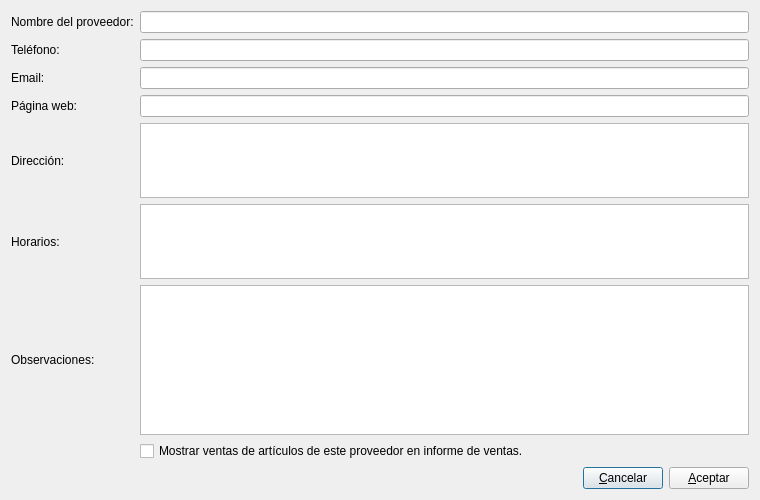
<?xml version="1.0" encoding="UTF-8"?>
<ui version="4.0">
 <class>frmProveedoresForm</class>
 <widget class="QDialog" name="frmProveedoresForm">
  <property name="geometry">
   <rect>
    <x>0</x>
    <y>0</y>
    <width>760</width>
    <height>500</height>
   </rect>
  </property>
  <property name="windowTitle">
   <string>Dialog</string>
  </property>
  <property name="windowIcon">
   <iconset resource="../Resources.qrc">
    <normaloff>:/assets/proveedores.png</normaloff>:/assets/proveedores.png</iconset>
  </property>
  <layout class="QGridLayout" name="gridLayout">
   <item row="3" column="0">
    <widget class="QLabel" name="label_4">
     <property name="text">
      <string>Página web:</string>
     </property>
    </widget>
   </item>
   <item row="1" column="1">
    <widget class="QLineEdit" name="txtTelefono"/>
   </item>
   <item row="0" column="1">
    <widget class="QLineEdit" name="txtNombre"/>
   </item>
   <item row="2" column="0">
    <widget class="QLabel" name="label_3">
     <property name="text">
      <string>Email:</string>
     </property>
    </widget>
   </item>
   <item row="4" column="0">
    <widget class="QLabel" name="label_5">
     <property name="text">
      <string>Dirección:</string>
     </property>
    </widget>
   </item>
   <item row="0" column="0">
    <widget class="QLabel" name="label">
     <property name="text">
      <string>Nombre del proveedor:</string>
     </property>
    </widget>
   </item>
   <item row="9" column="0" colspan="2">
    <layout class="QHBoxLayout" name="horizontalLayout">
     <item>
      <spacer name="horizontalSpacer">
       <property name="orientation">
        <enum>Qt::Horizontal</enum>
       </property>
       <property name="sizeHint" stdset="0">
        <size>
         <width>40</width>
         <height>20</height>
        </size>
       </property>
      </spacer>
     </item>
     <item>
      <widget class="QPushButton" name="btnCancelar">
       <property name="text">
        <string>&amp;Cancelar</string>
       </property>
      </widget>
     </item>
     <item>
      <widget class="QPushButton" name="btnAceptar">
       <property name="text">
        <string>&amp;Aceptar</string>
       </property>
      </widget>
     </item>
    </layout>
   </item>
   <item row="5" column="1">
    <widget class="QPlainTextEdit" name="txtHorarios">
     <property name="sizePolicy">
      <sizepolicy hsizetype="Expanding" vsizetype="Expanding">
       <horstretch>0</horstretch>
       <verstretch>1</verstretch>
      </sizepolicy>
     </property>
    </widget>
   </item>
   <item row="4" column="1">
    <widget class="QPlainTextEdit" name="txtDireccion">
     <property name="sizePolicy">
      <sizepolicy hsizetype="Expanding" vsizetype="Expanding">
       <horstretch>0</horstretch>
       <verstretch>1</verstretch>
      </sizepolicy>
     </property>
    </widget>
   </item>
   <item row="5" column="0">
    <widget class="QLabel" name="label_6">
     <property name="text">
      <string>Horarios:</string>
     </property>
    </widget>
   </item>
   <item row="6" column="0">
    <widget class="QLabel" name="label_7">
     <property name="text">
      <string>Observaciones:</string>
     </property>
    </widget>
   </item>
   <item row="1" column="0">
    <widget class="QLabel" name="label_2">
     <property name="text">
      <string>Teléfono:</string>
     </property>
    </widget>
   </item>
   <item row="3" column="1">
    <widget class="QLineEdit" name="txtPaginaWeb"/>
   </item>
   <item row="6" column="1">
    <widget class="QPlainTextEdit" name="txtObservaciones">
     <property name="sizePolicy">
      <sizepolicy hsizetype="Expanding" vsizetype="Expanding">
       <horstretch>0</horstretch>
       <verstretch>2</verstretch>
      </sizepolicy>
     </property>
     <property name="baseSize">
      <size>
       <width>0</width>
       <height>0</height>
      </size>
     </property>
    </widget>
   </item>
   <item row="2" column="1">
    <widget class="QLineEdit" name="txtEmail"/>
   </item>
   <item row="7" column="1">
    <widget class="QCheckBox" name="chkMostrarEnInformeVentas">
     <property name="text">
      <string>Mostrar ventas de artículos de este proveedor en informe de ventas.</string>
     </property>
    </widget>
   </item>
  </layout>
 </widget>
 <tabstops>
  <tabstop>txtNombre</tabstop>
  <tabstop>txtTelefono</tabstop>
  <tabstop>txtEmail</tabstop>
  <tabstop>txtPaginaWeb</tabstop>
  <tabstop>txtDireccion</tabstop>
  <tabstop>txtHorarios</tabstop>
  <tabstop>txtObservaciones</tabstop>
  <tabstop>chkMostrarEnInformeVentas</tabstop>
  <tabstop>btnAceptar</tabstop>
  <tabstop>btnCancelar</tabstop>
 </tabstops>
 <resources>
  <include location="../Resources.qrc"/>
 </resources>
 <connections>
  <connection>
   <sender>frmProveedoresForm</sender>
   <signal>rejected()</signal>
   <receiver>frmProveedoresForm</receiver>
   <slot>closeParent()</slot>
   <hints>
    <hint type="sourcelabel">
     <x>379</x>
     <y>249</y>
    </hint>
    <hint type="destinationlabel">
     <x>379</x>
     <y>249</y>
    </hint>
   </hints>
  </connection>
  <connection>
   <sender>btnCancelar</sender>
   <signal>clicked()</signal>
   <receiver>frmProveedoresForm</receiver>
   <slot>reject()</slot>
   <hints>
    <hint type="sourcelabel">
     <x>623</x>
     <y>477</y>
    </hint>
    <hint type="destinationlabel">
     <x>379</x>
     <y>249</y>
    </hint>
   </hints>
  </connection>
  <connection>
   <sender>btnAceptar</sender>
   <signal>clicked()</signal>
   <receiver>frmProveedoresForm</receiver>
   <slot>SaveProveedor()</slot>
   <hints>
    <hint type="sourcelabel">
     <x>709</x>
     <y>477</y>
    </hint>
    <hint type="destinationlabel">
     <x>379</x>
     <y>249</y>
    </hint>
   </hints>
  </connection>
 </connections>
 <slots>
  <slot>closeParent()</slot>
  <slot>SaveProveedor()</slot>
 </slots>
</ui>
